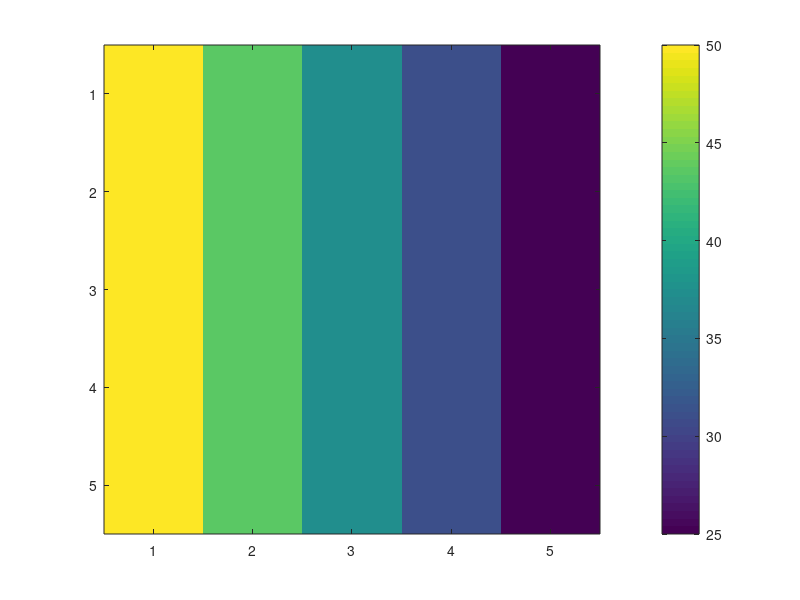
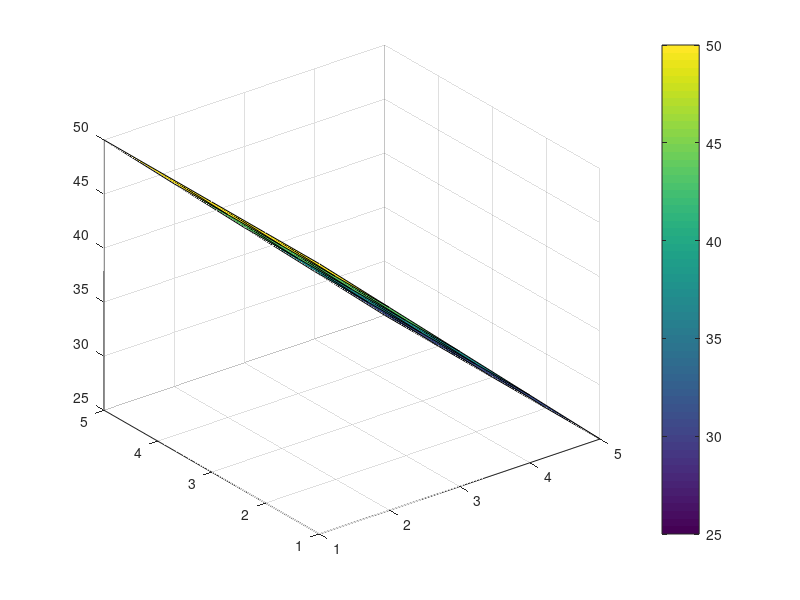

These charts were generated, in order, by the following MATLAB code:
d = 5
a=zeros(d*d,d*d);
b=zeros(d*d,1);
for i=1:d*d
    for j=1:d*d
        if i==j
            m=mod(i,d);
            g=i-m;
            if d*d*3/4>g && d*d*3/4<g+d*d*.1 && d/4>m && d/4<m+d*.1
                b(i,1)=100;
                a(i,:)=0;
                a(i,j)=1;
            elseif mod(i,d)==0
                a(i,j)=1;
                b(i,1)=25;
            elseif mod(i,d)==1
                a(i,j)=1;
                b(i,1)=50;
            elseif i<d
                a(i,j)=-3;
                a(i,j+1)=1;
                a(i,j-1)=1;
                a(i,j+d)=1;
            elseif i>d*d-d
                a(i,j)=-3;
                a(i,j+1)=1;
                a(i,j-1)=1;
                a(i,j-d)=1;
            else
                a(i,j)=-4;
                a(i,j+1)=1;
                a(i,j-1)=1;
                a(i,j+d)=1;
                a(i,j-d)=1;
            end
        end
    end
end
x=a\b;
x = reshape(x, [d,d]);
x = transpose(x);
imagesc(x);
colorbar;


figure
surf(x)
colorbar





